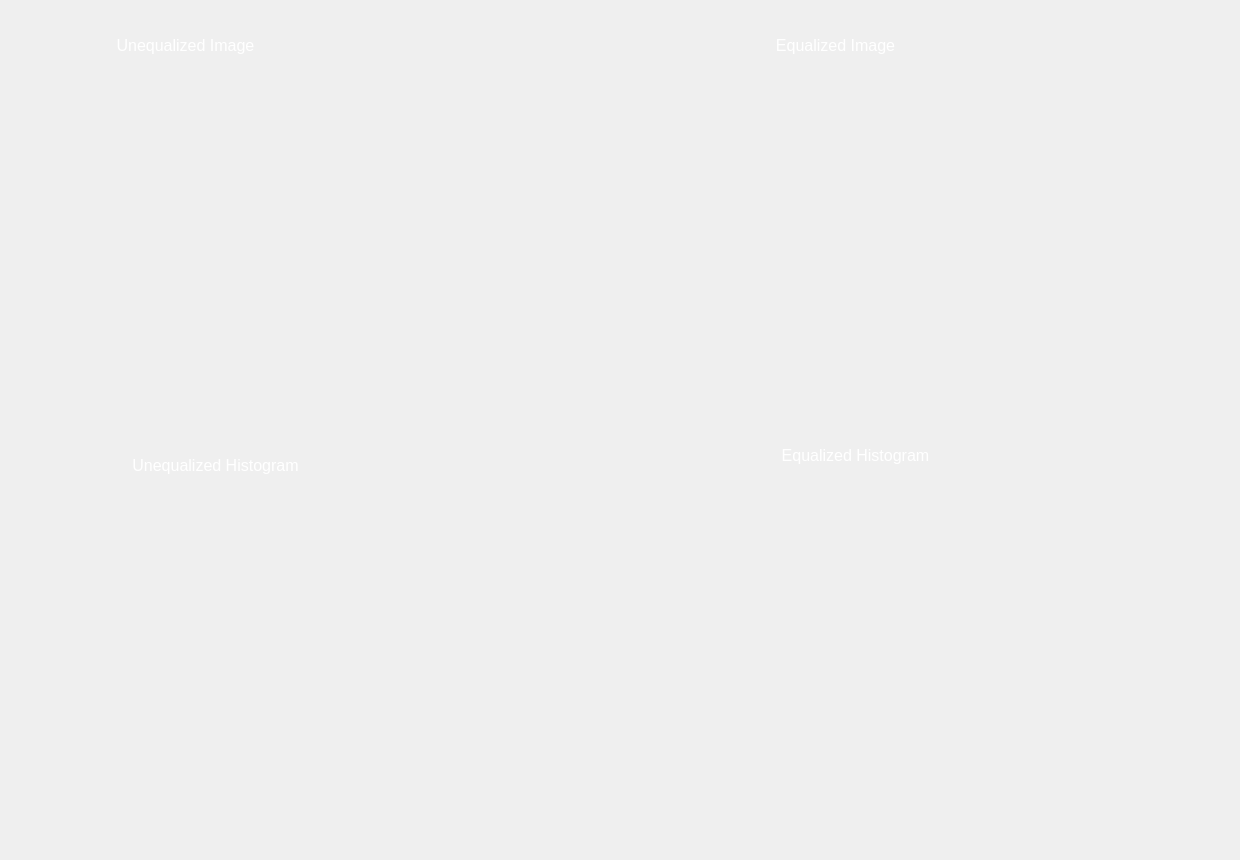
   <widget class="QWidget" name="tab_2">
    <attribute name="title">
     <string>Histogram</string>
    </attribute>
    <widget class="QWidget" name="widget_4" native="true">
     <property name="geometry">
      <rect>
       <x>30</x>
       <y>80</y>
       <width>501</width>
       <height>351</height>
      </rect>
     </property>
    </widget>
    <widget class="QWidget" name="widget_5" native="true">
     <property name="geometry">
      <rect>
       <x>630</x>
       <y>80</y>
       <width>501</width>
       <height>351</height>
      </rect>
     </property>
    </widget>
    <widget class="QWidget" name="widget_6" native="true">
     <property name="geometry">
      <rect>
       <x>30</x>
       <y>490</y>
       <width>501</width>
       <height>251</height>
      </rect>
     </property>
    </widget>
    <widget class="QWidget" name="widget_8" native="true">
     <property name="geometry">
      <rect>
       <x>630</x>
       <y>490</y>
       <width>501</width>
       <height>251</height>
      </rect>
     </property>
    </widget>
    <widget class="QLabel" name="label_5">
     <property name="geometry">
      <rect>
       <x>60</x>
       <y>30</y>
       <width>251</width>
       <height>31</height>
      </rect>
     </property>
     <property name="font">
      <font>
       <pointsize>12</pointsize>
      </font>
     </property>
     <property name="styleSheet">
      <string notr="true">color: rgb(255, 255, 255);</string>
     </property>
     <property name="text">
      <string>Unequalized Image</string>
     </property>
     <property name="alignment">
      <set>Qt::AlignCenter</set>
     </property>
    </widget>
    <widget class="QLabel" name="label_6">
     <property name="geometry">
      <rect>
       <x>90</x>
       <y>450</y>
       <width>251</width>
       <height>31</height>
      </rect>
     </property>
     <property name="font">
      <font>
       <pointsize>12</pointsize>
      </font>
     </property>
     <property name="styleSheet">
      <string notr="true">color: rgb(255, 255, 255);</string>
     </property>
     <property name="text">
      <string>Unequalized Histogram</string>
     </property>
     <property name="alignment">
      <set>Qt::AlignCenter</set>
     </property>
    </widget>
    <widget class="QLabel" name="label_7">
     <property name="geometry">
      <rect>
       <x>710</x>
       <y>30</y>
       <width>251</width>
       <height>31</height>
      </rect>
     </property>
     <property name="font">
      <font>
       <pointsize>12</pointsize>
      </font>
     </property>
     <property name="styleSheet">
      <string notr="true">color: rgb(255, 255, 255);</string>
     </property>
     <property name="text">
      <string>Equalized Image</string>
     </property>
     <property name="alignment">
      <set>Qt::AlignCenter</set>
     </property>
    </widget>
    <widget class="QLabel" name="label_8">
     <property name="geometry">
      <rect>
       <x>730</x>
       <y>440</y>
       <width>251</width>
       <height>31</height>
      </rect>
     </property>
     <property name="font">
      <font>
       <pointsize>12</pointsize>
      </font>
     </property>
     <property name="styleSheet">
      <string notr="true">color: rgb(255, 255, 255);</string>
     </property>
     <property name="text">
      <string>Equalized Histogram</string>
     </property>
     <property name="alignment">
      <set>Qt::AlignCenter</set>
     </property>
    </widget>
    <widget class="QLabel" name="bg_6">
     <property name="geometry">
      <rect>
       <x>0</x>
       <y>0</y>
       <width>1231</width>
       <height>851</height>
      </rect>
     </property>
     <property name="text">
      <string/>
     </property>
     <property name="pixmap">
      <pixmap>C:/Users/Ahmed/Downloads/abstract-realistic-technology-particle-background_52683-33064.jpg</pixmap>
     </property>
     <property name="scaledContents">
      <bool>true</bool>
     </property>
    </widget>
    <zorder>bg_6</zorder>
    <zorder>widget_4</zorder>
    <zorder>widget_5</zorder>
    <zorder>widget_6</zorder>
    <zorder>widget_8</zorder>
    <zorder>label_5</zorder>
    <zorder>label_6</zorder>
    <zorder>label_7</zorder>
    <zorder>label_8</zorder>
   </widget>
